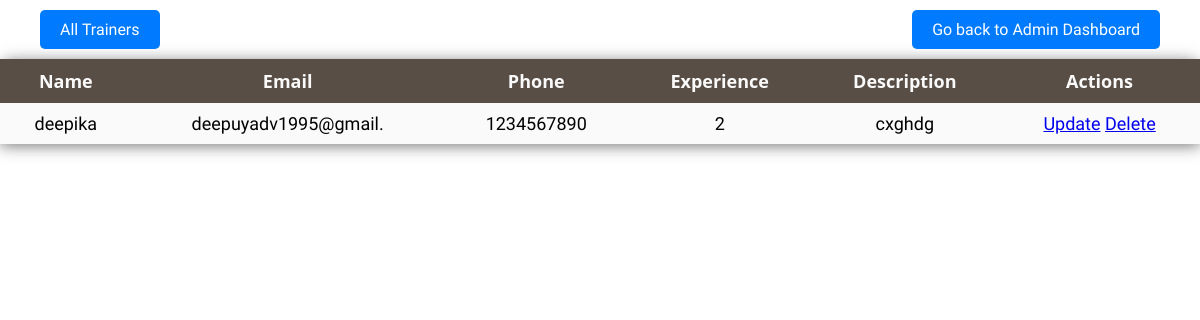
Screenshot of /trainerdashboard.php (signed in) with the database file from the repository.
### tables this page shows
CREATE TABLE `trainer` (
  `name` varchar(50) NOT NULL,
  `email` varchar(20) NOT NULL,
  `phone` int(10) NOT NULL,
  `experience` varchar(20) NOT NULL,
  `description` text NOT NULL,
  `profile` blob NOT NULL
);

### trainerdashboard.php (the view, shortened to what this page needs)
<?php
include('db_conn.php');
$sql = "SELECT * FROM trainer";
$result = $con->query($sql);
?>
<!DOCTYPE html>
<html lang="en">
<head>
    <link rel="stylesheet" href="css/styled.css">
</head>
<body>
    <div class="container">
        <a href="adashboard.php" class="go-back-link" style="position: absolute; top: 0px; right: 20px;">Go back to Admin Dashboard</a>
        <a href="#" class="go-back-link" style="position: relative; top: 0px; left: 20px;">All Trainers</a>
        <br>
        <table class="table">
            <thead>
                <tr>
                    <th>Name</th>
                    <th>Email</th>
                    <th>Phone</th>
                    <th>Experience</th>
                    <th>Description</th>
                    <th>Actions</th>
                </tr>
            </thead>
            <tbody>
                <?php if ($result->num_rows > 0): ?>
                    <?php while ($row = $result->fetch_assoc()): ?>
                        <tr>
                            <td><?= htmlspecialchars($row['name']) ?></td>
                            <td><?= htmlspecialchars($row['email']) ?></td>
                            <td><?= htmlspecialchars($row['phone']) ?></td>
                            <td><?= htmlspecialchars($row['experience']) ?></td>
                            <td><?= htmlspecialchars($row['description']) ?></td>
                            <td>
                                <a href="update_trainer.php?email=<?= htmlspecialchars($row['email']) ?>&name=<?= htmlspecialchars($row['name']) ?>&phone=<?= htmlspecialchars($row['phone']) ?>&experience=<?= htmlspecialchars($row['experience']) ?>&description=<?= htmlspecialchars($row['description']) ?>">Update</a>
                                <a href="trainerdashboard.php?delete_email=<?= htmlspecialchars($row['email']) ?>" onclick="return confirm('Are you sure you want to delete this trainer?')">Delete</a>
                            </td>
                        </tr>
                    <?php endwhile; ?>
                <?php else: ?>
                    <tr>
                        <td colspan="6">No trainers found.</td>
                    </tr>
                <?php endif; ?>
            </tbody>
        </table>
    </div>
</body>
</html>

### css/styled.css (style rules this page uses)
* { margin: 0; padding: 0; font-family: 'Work Sans', sans-serif; font-size: 18px; }
table { width: 100%; border-collapse: collapse; border-spacing: 0; box-shadow: 0 2px 15px rgba(64, 64, 64, .7); border-radius: 12px 12px 0 0; margin-bottom: 50px; }
td, th { padding: 10px 16px; text-align: center; }
th { background-color: #584e46; color: #fafafa; font-family: 'Open Sans', Sans-serif; font-weight: bold; }
tr { width: 100%; background-color: #fafafa; font-family: 'Montserrat', sans-serif; }

### trainerdashboard.php (style rules this page uses)
.go-back-link { display: inline-block; margin: 10px 20px; padding: 10px 20px; background-color: #007bff; color: white; text-decoration: none; border: none; border-radius: 5px; font-size: 16px; cursor: pointer; }
.container { position: relative; }

### rows the page displays
trainer: name "deepika", email "deepuyadv1995@gmail.", phone "1234567890", experience "2", description "cxghdg"
